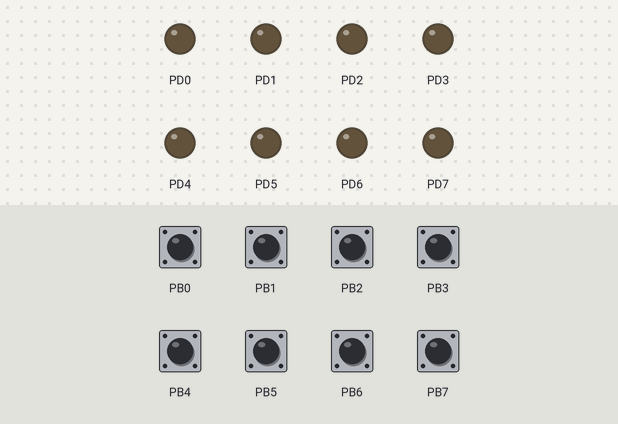
The program below on a simulated ATmega328P, built with avr-gcc and emulated at 1 MHz (the files do not name the chip). Shown: output pins drawn as LEDs (lit = HIGH). Dashed ring = blinking. The test bench sets the inputs (shaded band); at power-on: PB0–7 HIGH.

Above: at 1.2 s.
1.3 s: PB1 pulled LOW for 0.15 s
At 1.45 s:
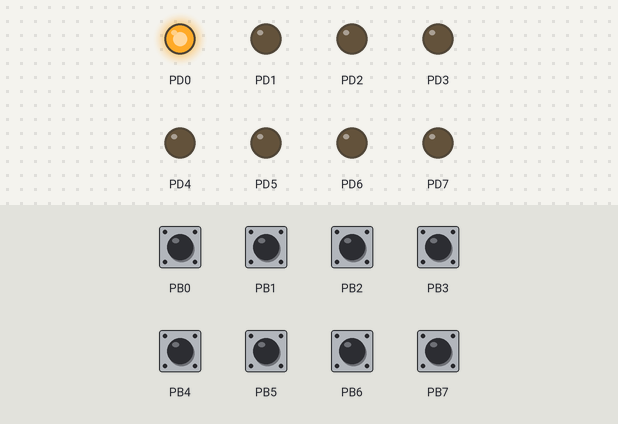
4.3 s: PB0 pulled LOW for 1 s
At 4.45 s:
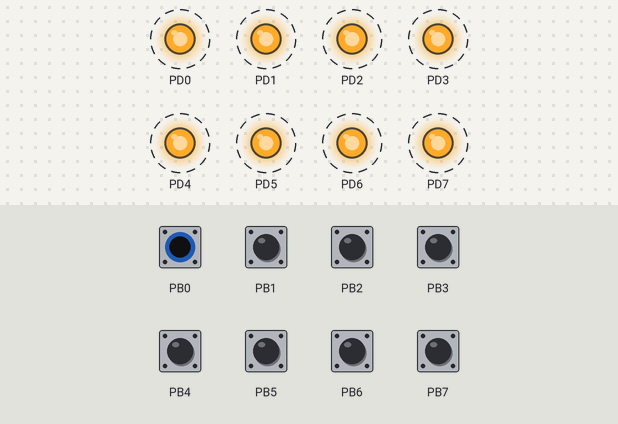
6.8 s: PB1 pulled LOW for 1 s
At 7.25 s:
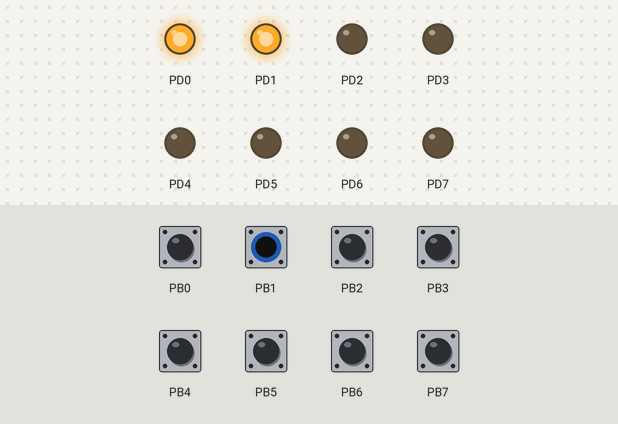
Timing chart, 0 to 10.7 s (numbered marks = the images above; inputs shaded):
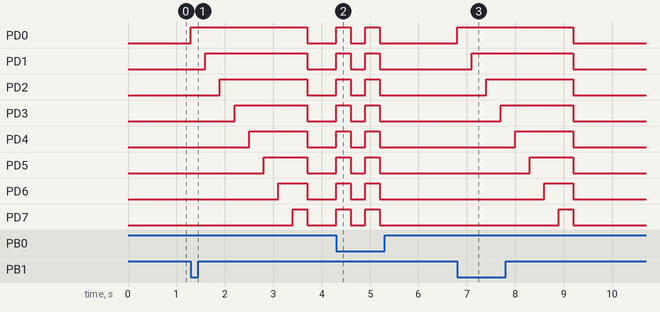

The program:

main.c
```c
#define F_CPU 1000000UL
#include <avr/io.h>
#include <util/delay.h>
#define Z 300

#define LED PORTD
#define BUTTON PORTB


int main(void)
{
  DDRB = 0b00000000;
  DDRD = 0b11111111;
  LED = 0b00000000;
  BUTTON = 0b11111111;

  while (1) {
    if (PINB == 0b11111110)
    {
      LED = 0b11111111;
      _delay_ms(Z);
      LED = 0b00000000;
      _delay_ms(Z);
    }
    else
    {
      LED = 0b00000000;
    }

    if (PINB == 0b11111101)
    {
      LED = 0b00000001;
      _delay_ms(Z);
      LED = 0b00000011;
      _delay_ms(Z);
      LED = 0b00000111;
      _delay_ms(Z);
      LED = 0b00001111;
      _delay_ms(Z);
      LED = 0b00011111;
      _delay_ms(Z);
      LED = 0b00111111;
      _delay_ms(Z);
      LED = 0b01111111;
      _delay_ms(Z);
      LED = 0b11111111;
      _delay_ms(Z);
    }
    else
    {
      LED = 0b00000000;
    }
  }

}
```

Measured:
- after the input at 1.3 s, PD0: LOW → HIGH at once, → LOW 2.4 s later; PD1: LOW → HIGH after 0.30 s, → LOW 2.1 s later; PD2: LOW → HIGH after 0.60 s, → LOW 1.8 s later; PD3: LOW → HIGH after 0.90 s, → LOW 1.5 s later; PD4: LOW → HIGH after 1.2 s, → LOW 1.2 s later
- after the input at 4.3 s, PD0–7: alternates HIGH for 0.30 s and LOW for 0.30 s, 4 changes in all, then stays LOW, starting at once
- after the input at 6.8 s, PD0: LOW → HIGH at once, → LOW 2.4 s later; PD1: LOW → HIGH after 0.30 s, → LOW 2.1 s later; PD2: LOW → HIGH after 0.60 s, → LOW 1.8 s later; PD3: LOW → HIGH after 0.90 s, → LOW 1.5 s later; PD4: LOW → HIGH after 1.2 s, → LOW 1.2 s later
